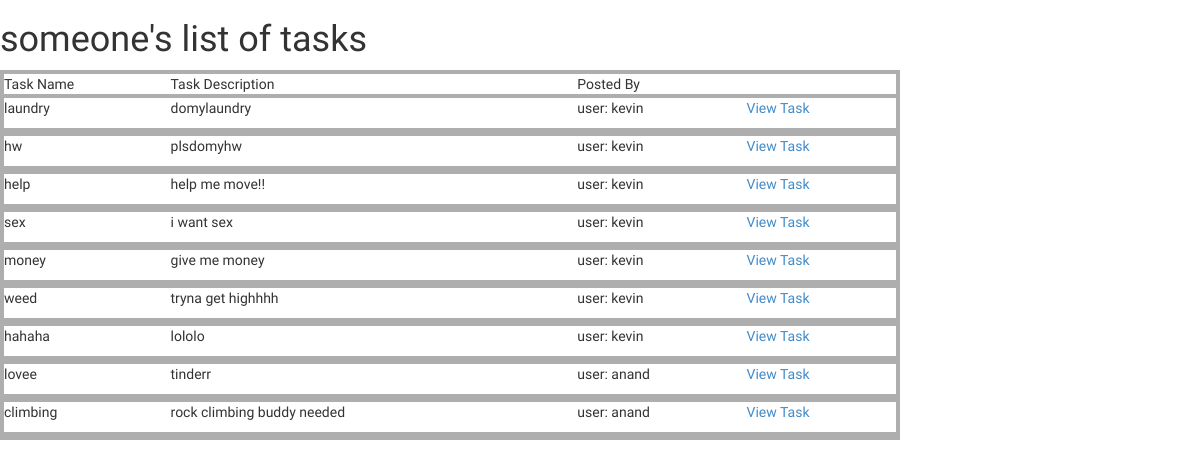
The page /alltasks on the database its author committed.
### CampusHelperApp/models.py (models this page shows, shortened)
class Task(models.Model):
	taskID = models.AutoField(primary_key = True)				# don't specify this yourself (?)
	title = models.TextField(max_length = None)
	description = models.TextField(max_length = None)
	creator = models.ForeignKey(User, related_name = "tasksCreated", on_delete = models.CASCADE)
	acceptor = models.ForeignKey(User, related_name = "tasksAccepted", on_delete = models.PROTECT, null = True, default = None)
	timePosted = models.DateTimeField(auto_now_add = True)		# set the field to the time when it's created
	state = models.SmallIntegerField(default = STATE_CREATED)
	notify = models.BooleanField(default = False)		# 	iteration 1?
	def notify(self):
		self.notify = True
		self.save()

class User(models.Model):
	username = models.TextField(max_length = None, primary_key = True)
	password = models.TextField(max_length = None)
	email = models.EmailField(max_length = 254)
	description = models.TextField(max_length = None)
	cookieID = models.BigIntegerField(unique = True)
	def __str__(self):
		return "user: " + self.username

### CampusHelperApp/views.py (the view)
# urls.py: url(r'^alltasks$', 'CampusHelperApp.views.alltasks'),
def alltasks(request):
    if request.method == "GET":
        template = loader.get_template('postBoard/alltasks.html')
        all_tasks = models.Task.objects.all()
        context = Context({"allTasks": all_tasks})
        return HttpResponse(template.render(context))
    else:
        return HttpResponse(json.dumps({}), content_type = "application/json", status = 500)

### CampusHelperApp/templates/postBoard/alltasks.html (shortened to what this page needs)
{% extends 'postBoard/base.html' %}
{% block body_title %} someone's list of tasks {% endblock %}
{% block content %}
<div class="containter">
        <div id="task_table">
            <table border="0" cellpadding="10" width="100%">
                <tr>
                    <td>Task Name</td>
                    <td>Task Description</td>
                    <td>Posted By</td>
                    <td></td>
                </tr>
            {% for task in allTasks %}
            <tr>
                <td><p>{{ task.title }}</p></td>
                <td><p>{{ task.description }}</p></td>
                <td><p>{{ task.creator }}</p></td>
                <td><a class="button" href=""><p>View Task<p></a></td>
            </tr>
            <tr>
                <td colspan="3"><p>{{ task.description }}</p></td>
            </tr>
            {% endfor %}
            </table>
        </div>
</div>
{% endblock %}

### CampusHelperApp/templates/postBoard/base.html (shortened to what this page needs)
<!DOCTYPE html>
<html lang="en">
{% load staticfiles %}
<head>
    <link href="{% static "css/bootstrap.min.css" %}" rel="stylesheet">
    <link href="{% static "css/bootstrap-extensions.css" %}" rel="stylesheet">
    <link href="{% static "css/stylish-portfolio.css" %}" rel="stylesheet">
    <link href="{% static "css/cal.css" %}" rel="stylesheet">
    <link href="{% static "css/postBoard.css" %}" rel="stylesheet">
    <link href="{% static "css/fonts.css" %}" rel="stylesheet">
    <link href="{% static "font-awesome-4.2.0/css/font-awesome.min.css" %}"  rel="stylesheet" type="text/css">
    <link href="{% static "css/bootstrap.min.css" %}" rel="stylesheet">
    <link href="{% static "css/stylish-portfolio.css" %}" rel="stylesheet">
    <link href="font-awesome-4.2.0/css/font-awesome.min.css" rel="stylesheet" type="text/css">
</head>
<body>
    <h1> {% block body_title %}User Name's Callaborate{% endblock %}</h1>
    {% block content %}
    {% endblock %}
</body>
</html>

### CampusHelperApp/static/css/stylish-portfolio.css (style rules this page uses)
html, body { width: 100%; height: 100%; }
body { font-family: "Source Sans Pro","Helvetica Neue",Helvetica,Arial,sans-serif; }

### CampusHelperApp/static/css/cal.css (style rules this page uses)
tr { border: 2px solid #AEAEAE; }

### CampusHelperApp/static/css/postBoard.css (style rules this page uses)
table { width: 75%; }
tr { border: 4px solid #AEAEAE; }

### rows shown on the page
Task: title "laundry", description "domylaundry", creator "user: kevin"
Task: title "hw", description "plsdomyhw", creator "user: kevin"
Task: title "help", description "help me move!!", creator "user: kevin"
Task: title "sex", description "i want sex", creator "user: kevin"
Task: title "money", description "give me money", creator "user: kevin"
Task: title "weed", description "tryna get highhhh", creator "user: kevin"
Task: title "hahaha", description "lololo", creator "user: kevin"
Task: title "lovee", description "tinderr", creator "user: anand"
Task: title "climbing", description "rock climbing buddy needed", creator "user: anand"
